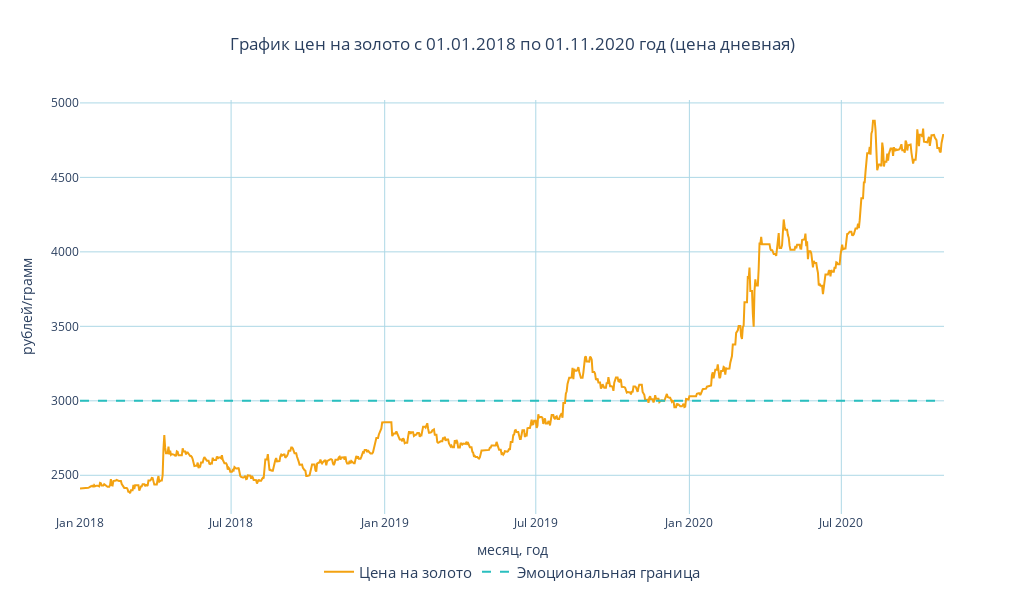

Notebook cell for this chart:
### Code cell
# Золото и эмоциональная граница


fig = go.Figure()
fig.add_trace(go.Scatter(x=df.index, 
                         y=df.gold, 
                         name='Цена на золото',
                         marker_color = color_gold))

fig.add_trace(go.Scatter(x=df.index, 
                         y=[3000 for i in df.index], 
                         name='Эмоциональная граница',
                         marker_color = '#2abfbf',
                         line={'dash': 'dash'}))


fig.update_layout(
    plot_bgcolor='rgba(0,0,0,0)',
    autosize=False,
    width=1024,
    height=600,
    title="График цен на золото c 01.01.2018 по 01.11.2020 год (цена дневная)",
    title_x = 0.5,
    legend=dict(x=.5, xanchor="center", orientation="h",
               font = dict(
#                    family = "Courier", 
                   size = 15, 
#                    color = "black"
               )),
    barmode='overlay',
#     margin=dict(l=50, r=50, t=30, b=30),
               )


fig.update_xaxes(showgrid=True, 
                 gridwidth=1, 
                 gridcolor='lightblue', 
                 title_text = 'месяц, год')
fig.update_yaxes(showgrid=True, 
                 gridwidth=1, 
                 gridcolor='lightblue',
                 title_text = 'рублей/грамм')


fig.show()

### Figure 1 — Plotly figure (JSON) as saved in the notebook; plotly's stock layout.template omitted (floating-point values rounded to 4 significant figures; data arrays with more than 128 entries replaced by an {"elided": "..."} marker saying what was removed)
{"data": [{"marker": {"color": "#f3a211"}, "name": "Цена на золото", "type": "scatter", "x": {"elided": "1036 str values"}, "y": {"elided": "1036 float values"}}, {"line": {"dash": "dash"}, "marker": {"color": "#2abfbf"}, "name": "Эмоциональная граница", "type": "scatter", "x": {"elided": "1036 str values"}, "y": {"elided": "1036 int values"}}], "layout": {"autosize": false, "barmode": "overlay", "height": 600, "legend": {"font": {"size": 15}, "orientation": "h", "x": 0.5, "xanchor": "center"}, "plot_bgcolor": "rgba(0,0,0,0)", "title": {"text": "График цен на золото c 01.01.2018 по 01.11.2020 год (цена дневная)", "x": 0.5}, "width": 1024, "xaxis": {"gridcolor": "lightblue", "gridwidth": 1, "showgrid": true, "title": {"text": "месяц, год"}}, "yaxis": {"gridcolor": "lightblue", "gridwidth": 1, "showgrid": true, "title": {"text": "рублей/грамм"}}}}
